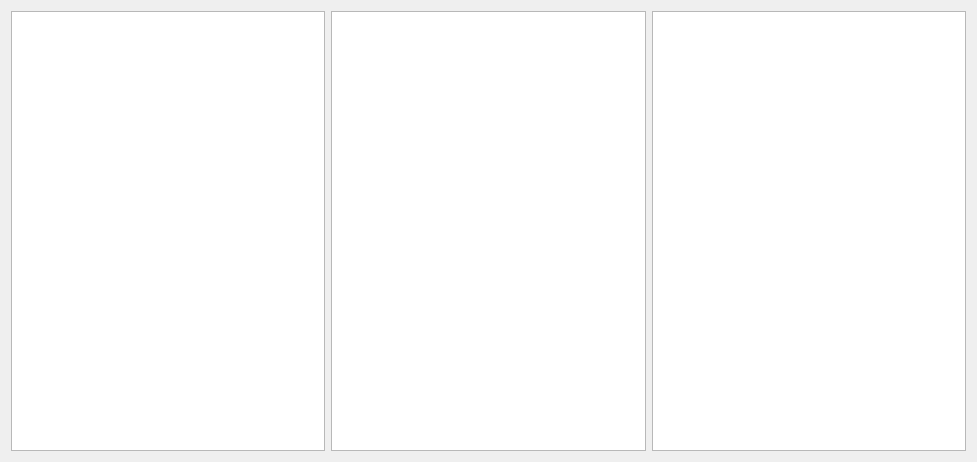
<?xml version="1.0" encoding="UTF-8"?>
<ui version="4.0">
 <class>Widget</class>
 <widget class="QWidget" name="Widget">
  <property name="geometry">
   <rect>
    <x>0</x>
    <y>0</y>
    <width>977</width>
    <height>462</height>
   </rect>
  </property>
  <property name="windowTitle">
   <string>Widget</string>
  </property>
  <layout class="QHBoxLayout" name="horizontalLayout">
   <item>
    <widget class="QListView" name="listView"/>
   </item>
   <item>
    <widget class="QTableView" name="tableView"/>
   </item>
   <item>
    <widget class="QTreeView" name="treeView"/>
   </item>
  </layout>
 </widget>
 <layoutdefault spacing="6" margin="11"/>
 <resources/>
 <connections/>
</ui>
